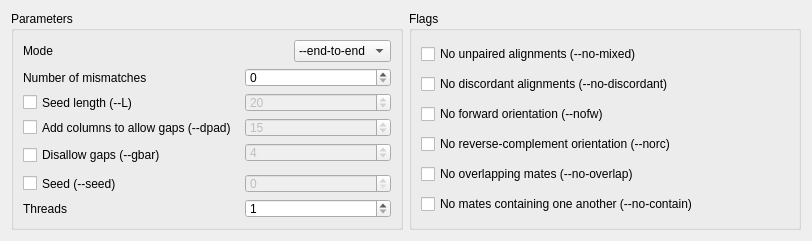
<?xml version="1.0" encoding="UTF-8"?>
<ui version="4.0">
 <class>Bowtie2Settings</class>
 <widget class="QWidget" name="Bowtie2Settings">
  <property name="windowModality">
   <enum>Qt::NonModal</enum>
  </property>
  <property name="enabled">
   <bool>true</bool>
  </property>
  <property name="geometry">
   <rect>
    <x>0</x>
    <y>0</y>
    <width>812</width>
    <height>241</height>
   </rect>
  </property>
  <property name="sizePolicy">
   <sizepolicy hsizetype="Preferred" vsizetype="Preferred">
    <horstretch>0</horstretch>
    <verstretch>0</verstretch>
   </sizepolicy>
  </property>
  <property name="minimumSize">
   <size>
    <width>570</width>
    <height>241</height>
   </size>
  </property>
  <property name="contextMenuPolicy">
   <enum>Qt::DefaultContextMenu</enum>
  </property>
  <property name="windowTitle">
   <string/>
  </property>
  <layout class="QHBoxLayout" name="horizontalLayout_3">
   <item>
    <widget class="QGroupBox" name="ParamBox">
     <property name="title">
      <string>Parameters</string>
     </property>
     <property name="checkable">
      <bool>false</bool>
     </property>
     <property name="checked">
      <bool>false</bool>
     </property>
     <layout class="QVBoxLayout" name="verticalLayout_2">
      <item>
       <layout class="QVBoxLayout" name="verticalLayout_3">
        <item>
         <layout class="QHBoxLayout" name="horizontalLayout_2">
          <property name="spacing">
           <number>6</number>
          </property>
          <item>
           <widget class="QLabel" name="label">
            <property name="toolTip">
             <string>&lt;html&gt;&lt;head/&gt;&lt;body&gt;&lt;p&gt;&lt;span style=&quot; font-size:8pt;&quot;&gt;By default, Bowtie2 performs end-to-end read alignment. That is, it searches for alignments involving all of the read characters. This is also called an &amp;quot;untrimmed&amp;quot; or &amp;quot;unclipped&amp;quot; alignment.&lt;/span&gt;&lt;/p&gt;&lt;p&gt;&lt;span style=&quot; font-size:8pt;&quot;&gt;When the --local option is specified, Bowtie2 performs local read alignment. In this mode, Bowtie2 might &amp;quot;trim&amp;quot; or &amp;quot;clip&amp;quot; some read characters from one or both ends of the alignment if doing so maximizes the alignment score.&lt;/span&gt;&lt;/p&gt;&lt;/body&gt;&lt;/html&gt;</string>
            </property>
            <property name="text">
             <string>Mode</string>
            </property>
           </widget>
          </item>
          <item>
           <widget class="QComboBox" name="modeComboBox">
            <property name="sizePolicy">
             <sizepolicy hsizetype="Fixed" vsizetype="Fixed">
              <horstretch>0</horstretch>
              <verstretch>0</verstretch>
             </sizepolicy>
            </property>
            <property name="toolTip">
             <string>&lt;html&gt;&lt;head/&gt;&lt;body&gt;&lt;p&gt;&lt;span style=&quot; font-size:8pt;&quot;&gt;By default, Bowtie2 performs end-to-end read alignment. That is, it searches for alignments involving all of the read characters. This is also called an &amp;quot;untrimmed&amp;quot; or &amp;quot;unclipped&amp;quot; alignment.&lt;/span&gt;&lt;/p&gt;&lt;p&gt;&lt;span style=&quot; font-size:8pt;&quot;&gt;When the --local option is specified, Bowtie2 performs local read alignment. In this mode, Bowtie2 might &amp;quot;trim&amp;quot; or &amp;quot;clip&amp;quot; some read characters from one or both ends of the alignment if doing so maximizes the alignment score.&lt;/span&gt;&lt;/p&gt;&lt;/body&gt;&lt;/html&gt;</string>
            </property>
            <property name="sizeAdjustPolicy">
             <enum>QComboBox::AdjustToContentsOnFirstShow</enum>
            </property>
            <property name="modelColumn">
             <number>0</number>
            </property>
            <item>
             <property name="text">
              <string>--end-to-end</string>
             </property>
            </item>
            <item>
             <property name="text">
              <string>--local</string>
             </property>
            </item>
           </widget>
          </item>
         </layout>
        </item>
        <item>
         <layout class="QGridLayout" name="gridLayout">
          <property name="horizontalSpacing">
           <number>8</number>
          </property>
          <item row="5" column="1">
           <widget class="QCheckBox" name="dpadCheckBox">
            <property name="toolTip">
             <string>&lt;html&gt;&lt;head/&gt;&lt;body&gt;&lt;p&gt;&lt;span style=&quot; font-size:9pt;&quot;&gt;&amp;quot;Pads&amp;quot; dynamic programming problems by specified number of columns on either side to allow gaps.&lt;/span&gt;&lt;/p&gt;&lt;/body&gt;&lt;/html&gt;</string>
            </property>
            <property name="text">
             <string>Add columns to allow gaps (--dpad)</string>
            </property>
           </widget>
          </item>
          <item row="3" column="2">
           <widget class="QSpinBox" name="mismatchesSpinBox">
            <property name="enabled">
             <bool>true</bool>
            </property>
            <property name="toolTip">
             <string>&lt;html&gt;&lt;head/&gt;&lt;body&gt;&lt;p&gt;&lt;span style=&quot; font-size:9pt;&quot;&gt;Sets the number of mismatches to allowed in a seed alignment. Can be set to 0 or 1. Setting this higher makes alignment slower (often much slower) but increases sensitivity.&lt;/span&gt;&lt;/p&gt;&lt;/body&gt;&lt;/html&gt;</string>
            </property>
            <property name="maximum">
             <number>1</number>
            </property>
            <property name="value">
             <number>0</number>
            </property>
           </widget>
          </item>
          <item row="9" column="2">
           <widget class="QSpinBox" name="threadsSpinBox">
            <property name="toolTip">
             <string>&lt;html&gt;&lt;head/&gt;&lt;body&gt;&lt;p&gt;&lt;span style=&quot; font-size:9pt;&quot;&gt;Launch specified number of parallel search threads. Threads will run on separate processors/cores and synchronize when parsing reads and outputting alignments. Searching for alignments is highly parallel, and speedup is close to linear.&lt;/span&gt;&lt;/p&gt;&lt;/body&gt;&lt;/html&gt;</string>
            </property>
            <property name="minimum">
             <number>1</number>
            </property>
            <property name="value">
             <number>1</number>
            </property>
           </widget>
          </item>
          <item row="6" column="2">
           <widget class="QSpinBox" name="gbarSpinBox">
            <property name="enabled">
             <bool>false</bool>
            </property>
            <property name="toolTip">
             <string>&lt;html&gt;&lt;head/&gt;&lt;body&gt;&lt;p&gt;&lt;span style=&quot; font-size:9pt;&quot;&gt;Disallow gaps within specified number of positions of the beginning or end of the read.&lt;/span&gt;&lt;/p&gt;&lt;/body&gt;&lt;/html&gt;</string>
            </property>
            <property name="maximum">
             <number>999999999</number>
            </property>
            <property name="value">
             <number>4</number>
            </property>
           </widget>
          </item>
          <item row="8" column="1">
           <widget class="QCheckBox" name="seedCheckBox">
            <property name="toolTip">
             <string>&lt;html&gt;&lt;head/&gt;&lt;body&gt;&lt;p&gt;&lt;span style=&quot; font-size:9pt;&quot;&gt;Use specified value as the seed for pseudo-random number generator.&lt;/span&gt;&lt;/p&gt;&lt;/body&gt;&lt;/html&gt;</string>
            </property>
            <property name="text">
             <string>Seed (--seed)</string>
            </property>
           </widget>
          </item>
          <item row="5" column="2">
           <widget class="QSpinBox" name="dpadSpinBox">
            <property name="enabled">
             <bool>false</bool>
            </property>
            <property name="toolTip">
             <string>&lt;html&gt;&lt;head/&gt;&lt;body&gt;&lt;p&gt;&lt;span style=&quot; font-size:9pt;&quot;&gt;&amp;quot;Pads&amp;quot; dynamic programming problems by specified number of columns on either side to allow gaps.&lt;/span&gt;&lt;/p&gt;&lt;/body&gt;&lt;/html&gt;</string>
            </property>
            <property name="maximum">
             <number>999999999</number>
            </property>
            <property name="value">
             <number>15</number>
            </property>
           </widget>
          </item>
          <item row="3" column="1">
           <widget class="QLabel" name="label_2">
            <property name="toolTip">
             <string>&lt;html&gt;&lt;head/&gt;&lt;body&gt;&lt;p&gt;&lt;span style=&quot; font-size:9pt;&quot;&gt;Sets the number of mismatches to allowed in a seed alignment. Can be set to 0 or 1. Setting this higher makes alignment slower (often much slower) but increases sensitivity.&lt;/span&gt;&lt;/p&gt;&lt;/body&gt;&lt;/html&gt;</string>
            </property>
            <property name="text">
             <string>Number of mismatches</string>
            </property>
           </widget>
          </item>
          <item row="9" column="1">
           <widget class="QLabel" name="threadsLabel">
            <property name="toolTip">
             <string>&lt;html&gt;&lt;head/&gt;&lt;body&gt;&lt;p&gt;&lt;span style=&quot; font-size:9pt;&quot;&gt;Launch specified number of parallel search threads. Threads will run on separate processors/cores and synchronize when parsing reads and outputting alignments. Searching for alignments is highly parallel, and speedup is close to linear.&lt;/span&gt;&lt;/p&gt;&lt;/body&gt;&lt;/html&gt;</string>
            </property>
            <property name="text">
             <string>Threads</string>
            </property>
           </widget>
          </item>
          <item row="4" column="2">
           <widget class="QSpinBox" name="seedlenSpinBox">
            <property name="enabled">
             <bool>false</bool>
            </property>
            <property name="toolTip">
             <string>&lt;html&gt;&lt;head/&gt;&lt;body&gt;&lt;p&gt;&lt;span style=&quot; font-size:9pt;&quot;&gt;Sets the length of the seed substrings to align. Smaller values make alignment slower but more senstive.&lt;/span&gt;&lt;/p&gt;&lt;/body&gt;&lt;/html&gt;</string>
            </property>
            <property name="minimum">
             <number>4</number>
            </property>
            <property name="maximum">
             <number>31</number>
            </property>
            <property name="value">
             <number>20</number>
            </property>
           </widget>
          </item>
          <item row="8" column="2">
           <widget class="QSpinBox" name="seedSpinBox">
            <property name="enabled">
             <bool>false</bool>
            </property>
            <property name="toolTip">
             <string>&lt;html&gt;&lt;head/&gt;&lt;body&gt;&lt;p&gt;&lt;span style=&quot; font-size:9pt;&quot;&gt;Use specified value as the seed for pseudo-random number generator.&lt;/span&gt;&lt;/p&gt;&lt;/body&gt;&lt;/html&gt;</string>
            </property>
            <property name="maximum">
             <number>999999999</number>
            </property>
           </widget>
          </item>
          <item row="4" column="1">
           <widget class="QCheckBox" name="seedlenCheckBox">
            <property name="toolTip">
             <string>&lt;html&gt;&lt;head/&gt;&lt;body&gt;&lt;p&gt;&lt;span style=&quot; font-size:9pt;&quot;&gt;Sets the length of the seed substrings to align. Smaller values make alignment slower but more senstive.&lt;/span&gt;&lt;/p&gt;&lt;/body&gt;&lt;/html&gt;</string>
            </property>
            <property name="text">
             <string>Seed length (--L)</string>
            </property>
           </widget>
          </item>
          <item row="6" column="1" rowspan="2">
           <widget class="QCheckBox" name="gbarCheckBox">
            <property name="enabled">
             <bool>true</bool>
            </property>
            <property name="toolTip">
             <string>&lt;html&gt;&lt;head/&gt;&lt;body&gt;&lt;p&gt;&lt;span style=&quot; font-size:9pt;&quot;&gt;Disallow gaps within specified number of positions of the beginning or end of the read.&lt;/span&gt;&lt;/p&gt;&lt;/body&gt;&lt;/html&gt;</string>
            </property>
            <property name="text">
             <string>Disallow gaps (--gbar)</string>
            </property>
            <property name="shortcut">
             <string notr="true"/>
            </property>
           </widget>
          </item>
         </layout>
        </item>
       </layout>
      </item>
     </layout>
    </widget>
   </item>
   <item>
    <widget class="QGroupBox" name="FlagsBox">
     <property name="sizePolicy">
      <sizepolicy hsizetype="Preferred" vsizetype="Preferred">
       <horstretch>0</horstretch>
       <verstretch>0</verstretch>
      </sizepolicy>
     </property>
     <property name="minimumSize">
      <size>
       <width>200</width>
       <height>0</height>
      </size>
     </property>
     <property name="title">
      <string>Flags</string>
     </property>
     <property name="flat">
      <bool>false</bool>
     </property>
     <property name="checkable">
      <bool>false</bool>
     </property>
     <layout class="QVBoxLayout" name="verticalLayout">
      <item>
       <widget class="QCheckBox" name="nomixedCheckBox">
        <property name="toolTip">
         <string>&lt;html&gt;&lt;head/&gt;&lt;body&gt;&lt;p&gt;&lt;span style=&quot; font-size:8pt;&quot;&gt;If Bowtie2 cannot find a paired-end alignment for a pair, by default it will go on to look for unpaired alignments for the constituent mates. This is called &amp;quot;mixed mode.&amp;quot; To disable mixed mode, set this option.&lt;/span&gt;&lt;/p&gt;&lt;p&gt;&lt;span style=&quot; font-size:8pt;&quot;&gt;Bowtie2 runs a little faster in the mixed mode, but will only consider alignment status of pairs per se, not individual mates.&lt;/span&gt;&lt;/p&gt;&lt;/body&gt;&lt;/html&gt;</string>
        </property>
        <property name="text">
         <string>No unpaired alignments (--no-mixed)</string>
        </property>
       </widget>
      </item>
      <item>
       <widget class="QCheckBox" name="nodiscordantCheckBox">
        <property name="toolTip">
         <string>&lt;html&gt;&lt;head/&gt;&lt;body&gt;&lt;p&gt;&lt;span style=&quot; font-size:9pt;&quot;&gt;By default, Bowtie2 looks for discordant alignments if it cannot find any concordant alignments. A discordant alignment is an alignment where both mates align uniquely, but that does not satisfy the paired-end constraints. This option disables that behavior.&lt;/span&gt;&lt;/p&gt;&lt;/body&gt;&lt;/html&gt;</string>
        </property>
        <property name="text">
         <string>No discordant alignments (--no-discordant)</string>
        </property>
       </widget>
      </item>
      <item>
       <widget class="QCheckBox" name="nofwCheckBox">
        <property name="toolTip">
         <string>&lt;html&gt;&lt;head/&gt;&lt;body&gt;&lt;p&gt;&lt;span style=&quot; font-size:9pt;&quot;&gt;If this option is selected, Bowtie2 will not attempt to align against the forward reference strand.&lt;/span&gt;&lt;/p&gt;&lt;/body&gt;&lt;/html&gt;</string>
        </property>
        <property name="text">
         <string>No forward orientation (--nofw)</string>
        </property>
       </widget>
      </item>
      <item>
       <widget class="QCheckBox" name="norcCheckBox">
        <property name="toolTip">
         <string>&lt;html&gt;&lt;head/&gt;&lt;body&gt;&lt;p&gt;&lt;span style=&quot; font-size:9pt;&quot;&gt;If this option is selected, Bowtie2 will not attempt to align against the reverse-complement reference strand.&lt;/span&gt;&lt;/p&gt;&lt;/body&gt;&lt;/html&gt;</string>
        </property>
        <property name="text">
         <string>No reverse-complement orientation (--norc)</string>
        </property>
       </widget>
      </item>
      <item>
       <widget class="QCheckBox" name="nooverlapCheckBox">
        <property name="toolTip">
         <string>&lt;html&gt;&lt;head/&gt;&lt;body&gt;&lt;p&gt;&lt;span style=&quot; font-size:9pt;&quot;&gt;If one mate alignment overlaps the other at all, consider that to be non-concordant. Default: mates can overlap in a concordant alignment.&lt;/span&gt;&lt;/p&gt;&lt;/body&gt;&lt;/html&gt;</string>
        </property>
        <property name="text">
         <string>No overlapping mates (--no-overlap)</string>
        </property>
       </widget>
      </item>
      <item>
       <widget class="QCheckBox" name="nocontainCheckBox">
        <property name="toolTip">
         <string>&lt;html&gt;&lt;head/&gt;&lt;body&gt;&lt;p&gt;&lt;span style=&quot; font-size:9pt;&quot;&gt;If one mate alignment contains the other, consider that to be non-concordant. Default: a mate can contain the other in a concordant alignment.&lt;/span&gt;&lt;/p&gt;&lt;/body&gt;&lt;/html&gt;</string>
        </property>
        <property name="text">
         <string>No mates containing one another (--no-contain)</string>
        </property>
       </widget>
      </item>
     </layout>
    </widget>
   </item>
  </layout>
 </widget>
 <tabstops>
  <tabstop>modeComboBox</tabstop>
  <tabstop>seedlenCheckBox</tabstop>
  <tabstop>seedlenSpinBox</tabstop>
  <tabstop>seedCheckBox</tabstop>
  <tabstop>seedSpinBox</tabstop>
  <tabstop>threadsSpinBox</tabstop>
  <tabstop>nofwCheckBox</tabstop>
  <tabstop>norcCheckBox</tabstop>
 </tabstops>
 <resources/>
 <connections>
  <connection>
   <sender>seedlenCheckBox</sender>
   <signal>clicked(bool)</signal>
   <receiver>seedlenSpinBox</receiver>
   <slot>setEnabled(bool)</slot>
   <hints>
    <hint type="sourcelabel">
     <x>124</x>
     <y>106</y>
    </hint>
    <hint type="destinationlabel">
     <x>354</x>
     <y>106</y>
    </hint>
   </hints>
  </connection>
  <connection>
   <sender>seedCheckBox</sender>
   <signal>clicked(bool)</signal>
   <receiver>seedSpinBox</receiver>
   <slot>setEnabled(bool)</slot>
   <hints>
    <hint type="sourcelabel">
     <x>145</x>
     <y>193</y>
    </hint>
    <hint type="destinationlabel">
     <x>354</x>
     <y>193</y>
    </hint>
   </hints>
  </connection>
  <connection>
   <sender>dpadCheckBox</sender>
   <signal>clicked(bool)</signal>
   <receiver>dpadSpinBox</receiver>
   <slot>setEnabled(bool)</slot>
   <hints>
    <hint type="sourcelabel">
     <x>222</x>
     <y>127</y>
    </hint>
    <hint type="destinationlabel">
     <x>354</x>
     <y>127</y>
    </hint>
   </hints>
  </connection>
  <connection>
   <sender>gbarCheckBox</sender>
   <signal>clicked(bool)</signal>
   <receiver>gbarSpinBox</receiver>
   <slot>setEnabled(bool)</slot>
   <hints>
    <hint type="sourcelabel">
     <x>144</x>
     <y>154</y>
    </hint>
    <hint type="destinationlabel">
     <x>354</x>
     <y>148</y>
    </hint>
   </hints>
  </connection>
 </connections>
</ui>
